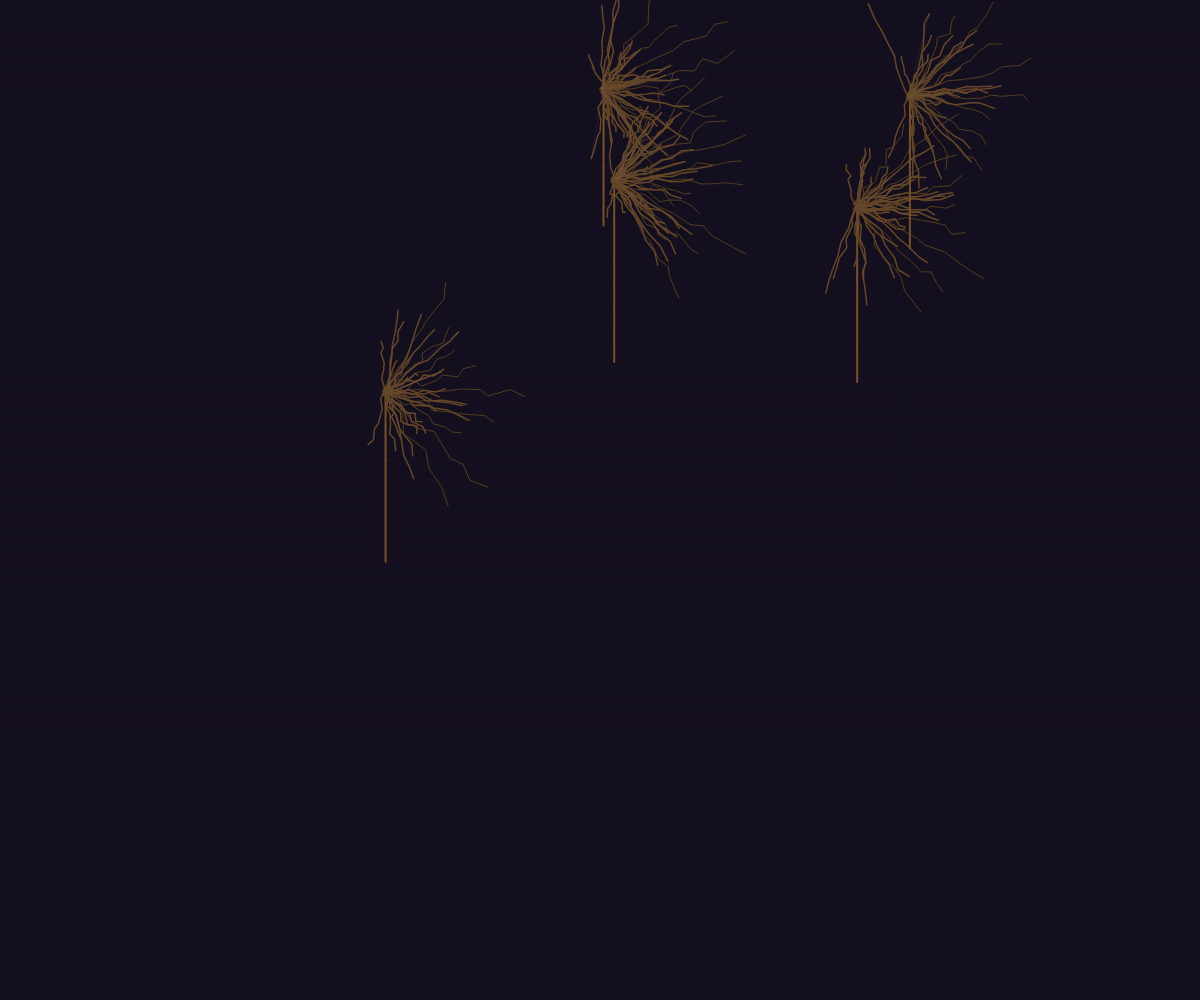
Frame 1 (no input)
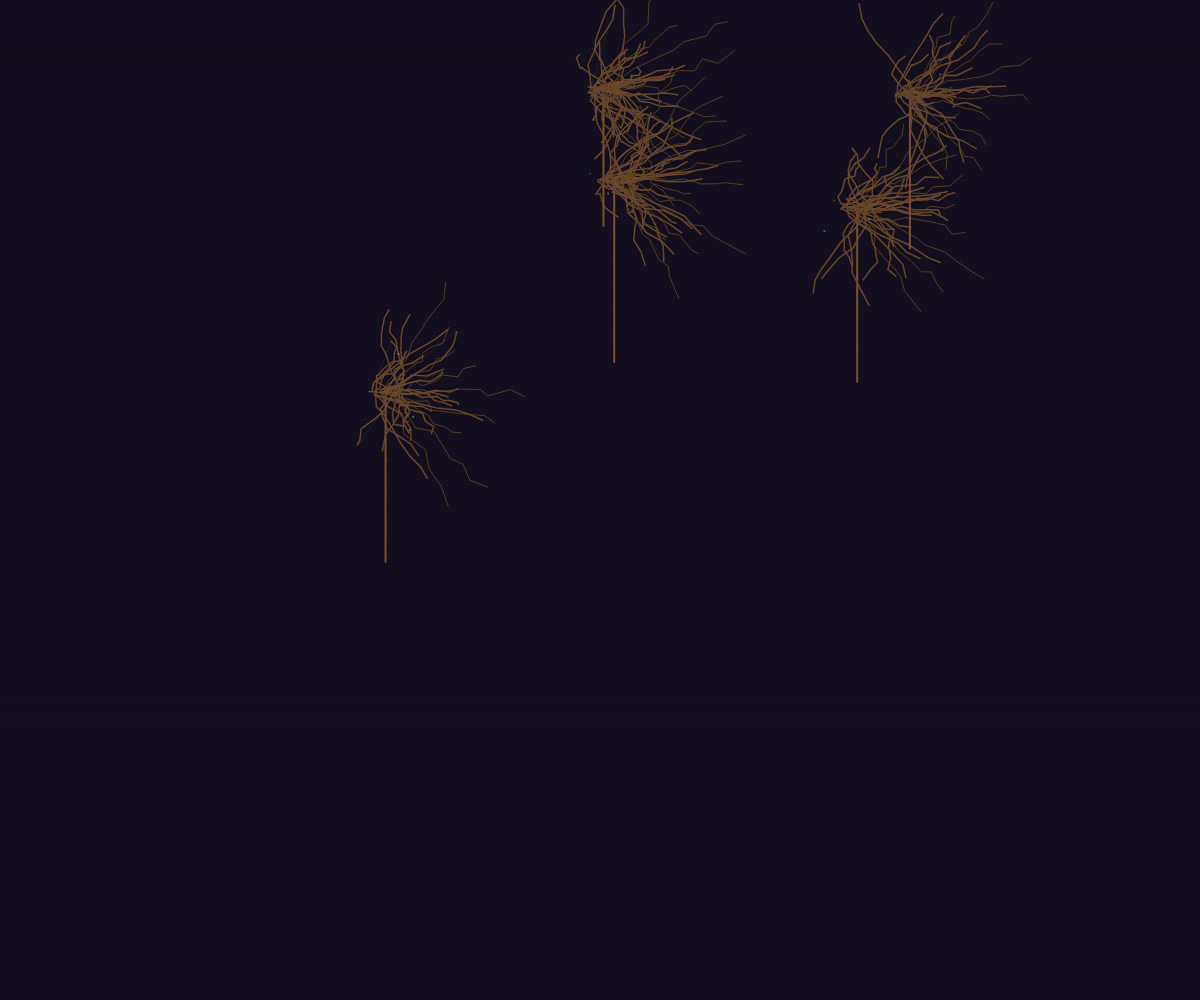
Frame 60 (no input)
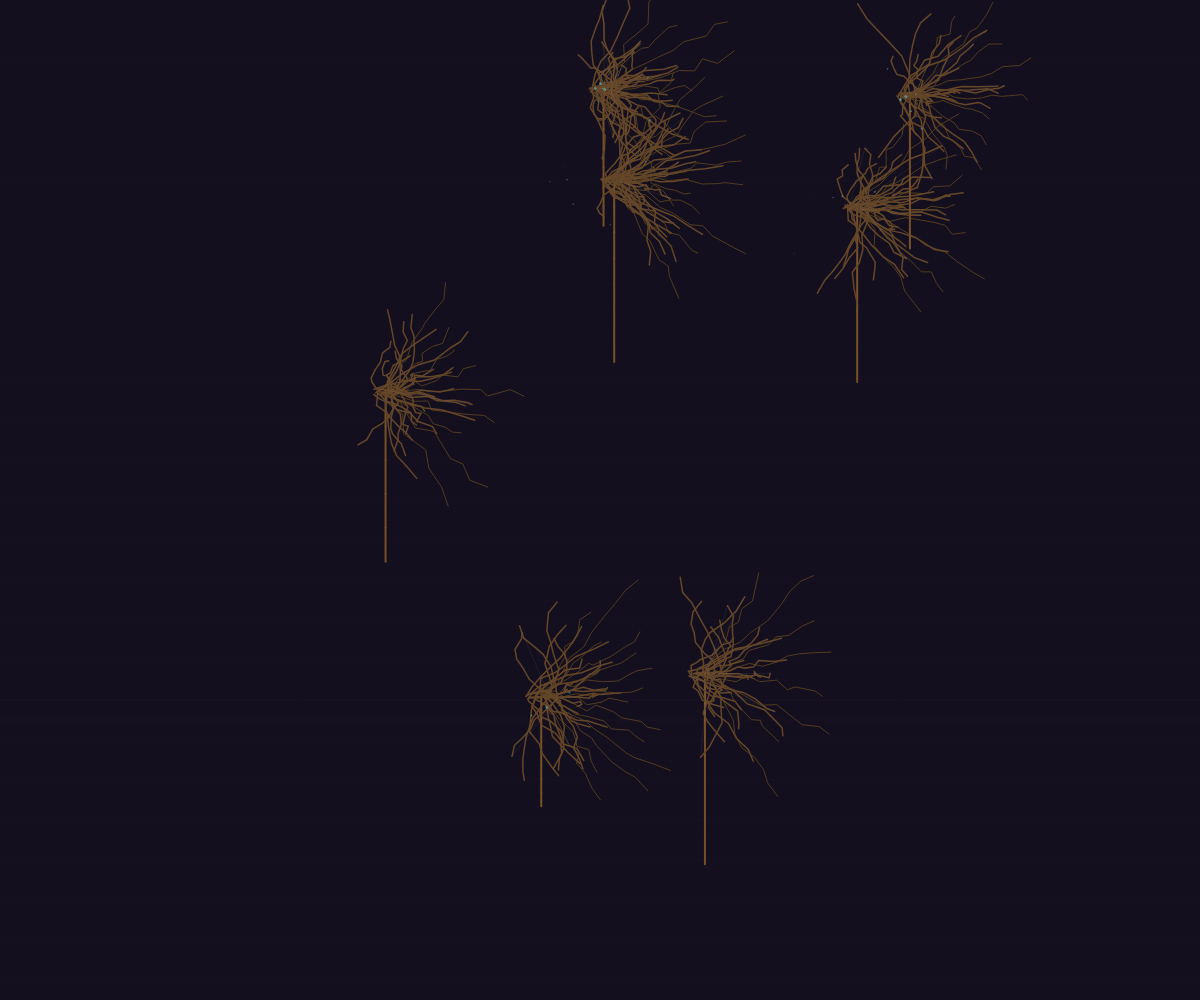
Frame 120 (the mouse pressed at the canvas centre since frame 60)

The p5.js sketch that drew these frames (run headless with seeded random() and noise() and a simulated clock; from frame 60 on, the mouse is pressed at the canvas centre):

// p5.js sketch
// ── sketch.js
let trees = [];
let particles = [];

class Tree {
  constructor(x, y) {
    this.pos = createVector(x, y);
    this.trunkHeight = random(100, 200);
    this.trunkWidth = random(8, 15);
    this.branches = [];
    this.rootSystem = [];
    this.age = 0;
    this.maxAge = random(300, 600);
    
    // Create trunk
    this.createTrunk();
    
    // Create root system
    this.createRoots();
    
    // Create branches
    this.createBranches();
  }
  
  createTrunk() {
    this.trunk = [];
    let segments = floor(random(5, 10));
    for (let i = 0; i < segments; i++) {
      let height = map(i, 0, segments - 1, 0, this.trunkHeight);
      let width = map(i, 0, segments - 1, this.trunkWidth, this.trunkWidth * 0.7);
      this.trunk.push({
        pos: createVector(0, height),
        width: width
      });
    }
  }
  
  createRoots() {
    this.rootSystem = [];
    let rootCount = floor(random(8, 15));
    for (let i = 0; i < rootCount; i++) {
      let root = [];
      let length = random(80, 150);
      let angle = map(i, 0, rootCount - 1, -PI/3, PI/3);
      
      for (let j = 0; j < 10; j++) {
        let t = map(j, 0, 9, 0, length);
        let x = t * cos(angle) + random(-5, 5);
        let y = t * sin(angle) + random(-5, 5);
        root.push(createVector(x, y));
      }
      this.rootSystem.push(root);
    }
  }
  
  createBranches() {
    this.branches = [];
    let branchCount = floor(random(20, 40));
    
    for (let i = 0; i < branchCount; i++) {
      let branch = [];
      let length = random(30, 100);
      let angle = map(i, 0, branchCount - 1, -PI/2, PI/2) + random(-0.5, 0.5);
      
      for (let j = 0; j < 8; j++) {
        let t = map(j, 0, 7, 0, length);
        let x = t * cos(angle) + random(-3, 3);
        let y = t * sin(angle) + random(-3, 3);
        branch.push(createVector(x, y));
      }
      this.branches.push(branch);
    }
  }
  
  update() {
    this.age++;
    
    // Animate stress fractures
    for (let i = 0; i < this.branches.length; i++) {
      let branch = this.branches[i];
      for (let j = 0; j < branch.length; j++) {
        let offset = sin(j * 0.5 + millis() * 0.002 + i) * 0.5;
        branch[j].x += offset;
      }
    }
    
    // Occasionally add new branches to simulate growth
    if (random() < 0.01 && this.branches.length < 60) {
      let length = random(30, 100);
      let angle = random(-PI/2, PI/2);
      let branch = [];
      for (let j = 0; j < 8; j++) {
        let t = map(j, 0, 7, 0, length);
        let x = t * cos(angle) + random(-3, 3);
        let y = t * sin(angle) + random(-3, 3);
        branch.push(createVector(x, y));
      }
      this.branches.push(branch);
    }
    
    // Occasionally remove old branches to simulate decay
    if (this.branches.length > 40 && random() < 0.005) {
      this.branches.splice(0, 1);
    }
    
    // Create particles when stress is high
    if (random() < 0.02) {
      for (let i = 0; i < 3; i++) {
        particles.push(new Particle(this.pos.x, this.pos.y));
      }
    }
  }
  
  display() {
    push();
    translate(this.pos.x, this.pos.y);
    
    // Draw trunk
    noFill();
    stroke(120, 80, 40);
    strokeWeight(2);
    for (let i = 0; i < this.trunk.length - 1; i++) {
      let p1 = this.trunk[i];
      let p2 = this.trunk[i + 1];
      line(p1.pos.x, p1.pos.y, p2.pos.x, p2.pos.y);
    }
    
    // Draw root system
    stroke(80, 60, 30);
    strokeWeight(1);
    for (let i = 0; i < this.rootSystem.length; i++) {
      let root = this.rootSystem[i];
      beginShape();
      for (let j = 0; j < root.length; j++) {
        vertex(root[j].x, root[j].y);
      }
      endShape();
    }
    
    // Draw branches
    stroke(100, 70, 40);
    strokeWeight(1.5);
    for (let i = 0; i < this.branches.length; i++) {
      let branch = this.branches[i];
      beginShape();
      for (let j = 0; j < branch.length; j++) {
        vertex(branch[j].x, branch[j].y);
      }
      endShape();
    }
    
    // Draw stress fractures
    stroke(255, 255, 255, 30);
    strokeWeight(0.5);
    for (let i = 0; i < this.branches.length; i++) {
      if (random() < 0.1) {
        let branch = this.branches[i];
        let start = branch[0];
        let end = branch[branch.length - 1];
        line(start.x, start.y, end.x, end.y);
      }
    }
    
    pop();
  }
}

class Particle {
  constructor(x, y) {
    this.pos = createVector(x, y);
    this.vel = p5.Vector.random2D().mult(random(0.5, 2));
    this.life = 100;
    this.size = random(1, 3);
    this.color = color(100, 200, 200, 150);
  }
  
  update() {
    this.pos.add(this.vel);
    this.vel.mult(0.98);
    this.life--;
  }
  
  display() {
    noStroke();
    fill(red(this.color), green(this.color), blue(this.color), this.life * 1.5);
    ellipse(this.pos.x, this.pos.y, this.size);
  }
  
  isDead() {
    return this.life <= 0;
  }
}

function setup() {
  createCanvas(windowWidth, windowHeight);
  frameRate(30);
  
  // Create initial trees
  for (let i = 0; i < 5; i++) {
    let x = random(width);
    let y = random(height);
    trees.push(new Tree(x, y));
  }
}

function draw() {
  background(20, 15, 30);
  
  // Draw subtle gradient background
  for (let i = 0; i < height; i += 20) {
    let alpha = map(i, 0, height, 10, 50);
    stroke(40, 30, 60, alpha);
    line(0, i, width, i);
  }
  
  // Update and display trees
  for (let i = 0; i < trees.length; i++) {
    let tree = trees[i];
    tree.update();
    tree.display();
    
    // Occasionally add new trees to simulate forest growth
    if (random() < 0.0005 && trees.length < 10) {
      let x = random(width);
      let y = random(height);
      trees.push(new Tree(x, y));
    }
  }
  
  // Update and display particles
  for (let i = particles.length - 1; i >= 0; i--) {
    particles[i].update();
    particles[i].display();
    
    if (particles[i].isDead()) {
      particles.splice(i, 1);
    }
  }
  
  // Remove old trees
  if (trees.length > 10) {
    trees.shift();
  }
}

function mousePressed() {
  // Trigger a stress wave by adjusting all trees
  for (let i = 0; i < trees.length; i++) {
    trees[i].trunkHeight *= random(0.9, 1.1);
    trees[i].branchCount += random(-2, 2);
  }
}
